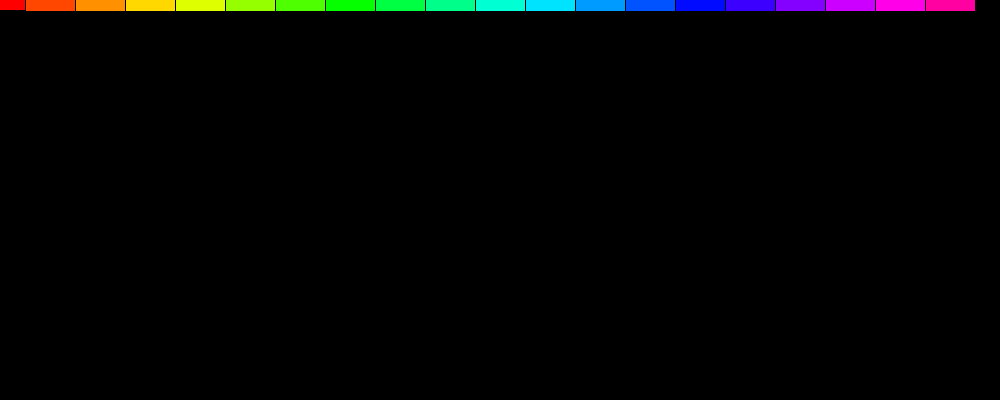
Frame 1 (no input)
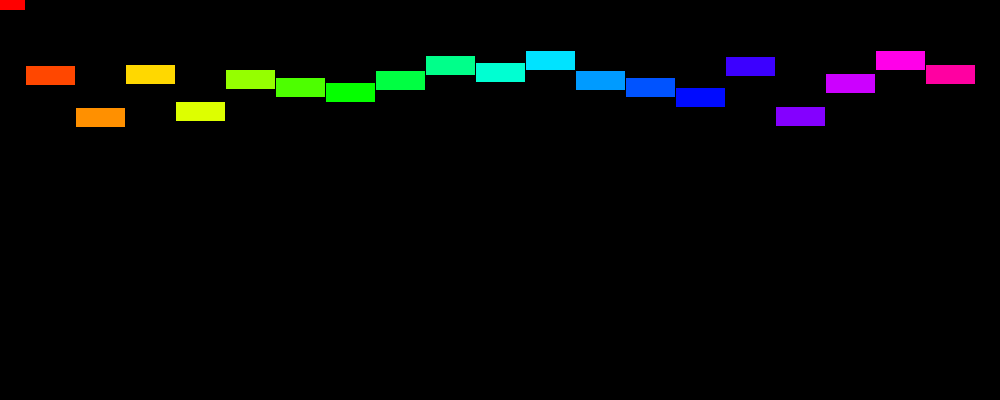
Frame 60 (the mouse pressed at the canvas centre just before this capture)
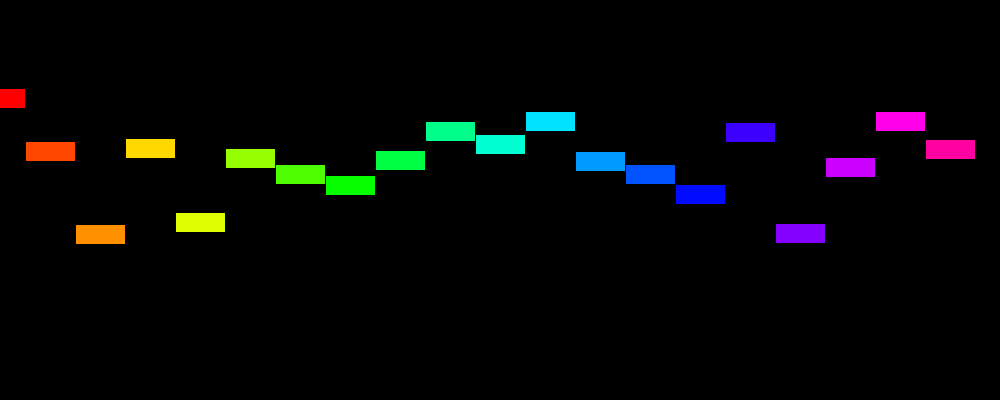
Frame 120 (the mouse held since frame 60 and released just before this capture)

The Processing sketch that drew these frames (run headless with seeded random() and noise(); from frame 60 on, the mouse is pressed at the canvas centre):

// Processing sketch: Challenge3_Object_Array_and_Interaction_CarolineYau
// ── Challenge3_Object_Array_and_Interaction_CarolineYau.pde
//Caroline Yau
//Challenge 3. Object Array and Interaction

// Step 1. Declare an object.
Car [] myCars = new Car [20];

void setup()  { 
  size(1000,400);
  colorMode(HSB);
// Step 2. Initialize objects.
  //array of objects & constructor
  for (int i=0; i< 20 ; i++)
  {
    myCars[i] = new Car(color((i*12), 255, 255), i*50, 0, random(1,2)); 
  }
}    

void draw()  {    
  background(0);  
// Step 3. Call methods on the object. 

  for (int i=0; i< 20 ; i++)
  {
    //if ((myBall.x > myCars[i].xpos)&& (myBall.x < myCars[i].xpos + 51)&& (myBall.y > myCars[i].ypos)&& (myBall.y < myCars[i].ypos + 21)){
    //  myCars[i].c = #00FF00;
    //}
    //else {
      //myCars[i].c = 100;
    //}
    
    myCars[i].crush(mouseX,  mouseY);
    myCars[i].drive(); 
    myCars[i].display();
  }   
}      

// ── Car.pde
class Car { 
  //Step1: attributes:
  color c;
  float xpos;
  float ypos;
  float yspeed;
  
  boolean mouse;

  // Step 2: The Constructor is defined with arguments.
  Car(color tempC, float tempXpos, float tempYpos, float tempYspeed) { 
    c = tempC;
    xpos = tempXpos;
    ypos = tempYpos;
    yspeed = tempYspeed;
  }
//Step 3: functions:
  void display() {
    stroke(0);
    fill(c);
    if (mouse==true){
      ypos = 0;
    }
    //else{
      
    //}
    rectMode(CENTER);
    rect(xpos,ypos,50,20);
  }

  void drive() {
    ypos = ypos + yspeed;
    if (ypos > height) {
      ypos = 0;
    }
    if (ypos < 0) {
      ypos = height;
    }
  }
  void crush(int mx, int my) { 
    // Left edge is x, Right edge is x + w
    if ((mx > xpos-25 && mx < xpos + 25) && (my > ypos-10 && my < ypos + 10)) {
      mouse = true;
    } else {
      mouse = false;
    }
  }
}
